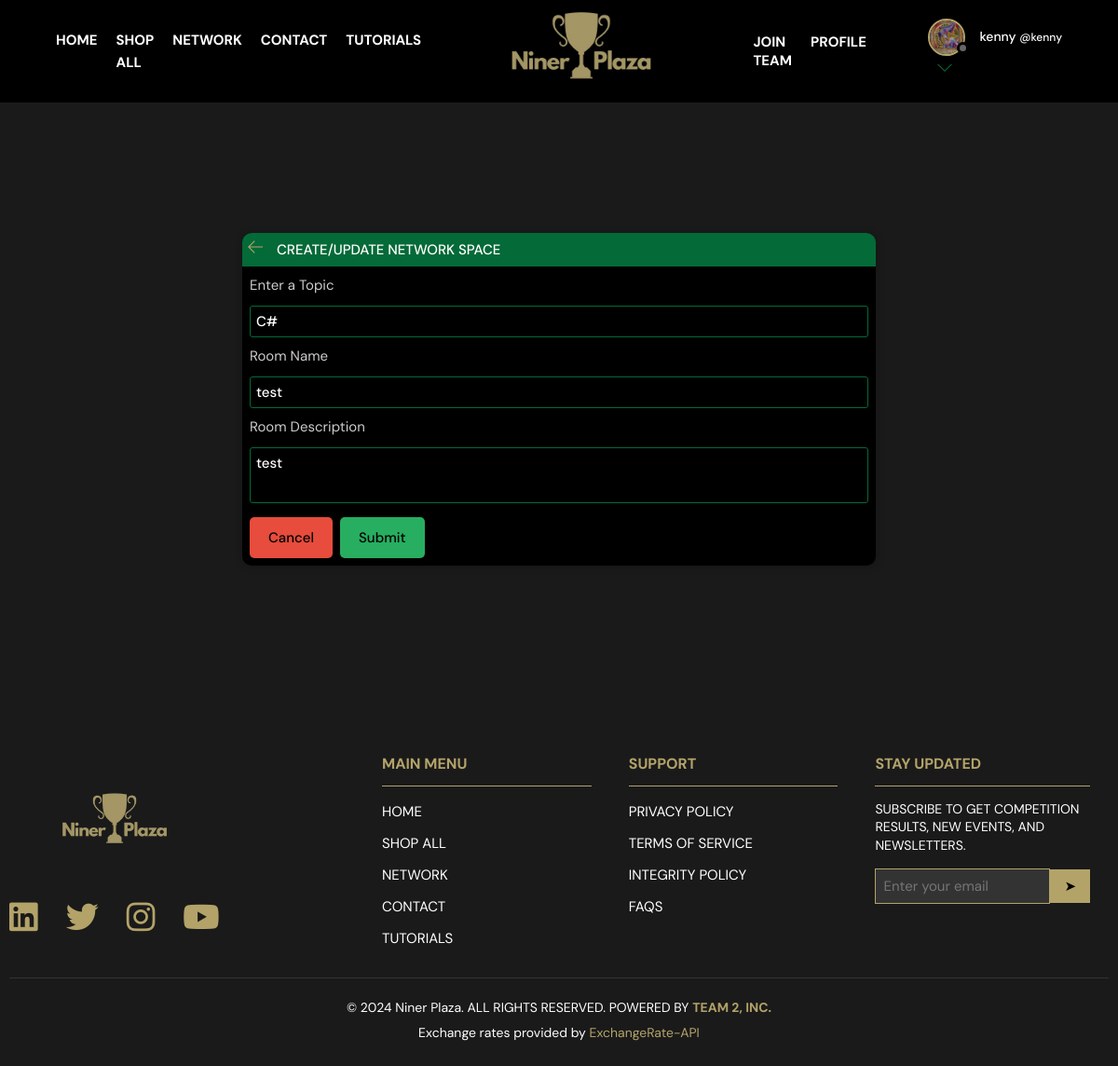
Page /update-room/2/ (signed in) on the committed database.
### base/models.py (models this page shows, shortened)
class User(AbstractUser):
    name = models.CharField(max_length=200, null=True)
    email = models.EmailField(unique=True, null=True)
    bio = models.TextField(null=True, blank=True)
    avatar = models.ImageField(null=True, default="avatar.svg")
    headline = models.CharField(max_length=200, null=True, blank=True)
    location = models.CharField(max_length=100, null=True, blank=True)
    website = models.URLField(max_length=200, null=True, blank=True)
    github = models.URLField(max_length=200, null=True, blank=True)
    linkedin = models.URLField(max_length=200, null=True, blank=True)
    resume = models.FileField(upload_to='resumes/', null=True, blank=True)
    resume_updated = models.DateTimeField(null=True, blank=True)
    is_sponsor = models.BooleanField(default=False)  # Added sponsor status
    USERNAME_FIELD = 'email'
    REQUIRED_FIELDS = ['username']

class Room(models.Model):
    host = models.ForeignKey(User, on_delete=models.SET_NULL, null=True)
    topic = models.ForeignKey(Topic, on_delete=models.SET_NULL, null=True)
    name = models.CharField(max_length=200)
    description = models.TextField(null=True, blank=True)
    participants = models.ManyToManyField(User, related_name='participants', blank=True)
    updated = models.DateTimeField(auto_now=True)
    created = models.DateTimeField(auto_now_add=True)
    class Meta:
        ordering = ['-updated', '-created']

class Topic(models.Model):
    name = models.CharField(max_length=200)

### base/views.py (the view, shortened to what this page needs)
# urls.py: path('update-room/<str:pk>/', views.updateRoom, name="update-room"),
@login_required(login_url = 'login')
def updateRoom(request, pk):
    room = Room.objects.get(id=pk)
    form = RoomForm(instance=room)
    topics = Topic.objects.all()
    if request.user != room.host:
        return HttpResponse('Your are not allowed here!')
    context = {'form': form, 'topics': topics, 'room': room}
    return render(request, 'base/room_form.html', context)

### base/forms.py
class RoomForm(ModelForm):
    class Meta:
        model = Room
        fields = '__all__'
        exclude = ['host', 'participants']

### templates/base/room_form.html (shortened to what this page needs)
{% extends 'main.html' %}
{% block content %}
<main class="create-room layout">
    <div class="container">
        <div class="layout__box">
            <div class="layout__boxHeader">
                <div class="layout__boxTitle">
                    <a href="{% url 'home' %}">
                        <svg version="1.1" xmlns="http://www.w3.org/2000/svg" width="32" height="32" viewBox="0 0 32 32">
                            <title>arrow-left</title>
                            <path
                                d="M13.723 2.286l-13.723 13.714 13.719 13.714 1.616-1.611-10.96-10.96h27.625v-2.286h-27.625l10.965-10.965-1.616-1.607z">
                            </path>
                        </svg>
                    </a>
                    <h3>Create/Update Network Space</h3>
                </div>
            </div>
            <div class="layout__body">
                <form class="form" action="" method="POST">
                    <div class="form__group">
                        <label for="room_topic">Enter a Topic</label>
                        <input required type="text" value="{{room.topic.name}}" name="topic" list="topic-list" />
                    </div>
                    <div class="form__group">
                        <label for="room_name">Room Name</label>
                        {{form.name}}
                    </div>
                    <div class="form__group">
                        <label for="room_description">Room Description</label>
                        {{form.description}}
                    </div>
                    <div class="form__action">
                        <a class="btn btn--main" style="background-color: #e74c3c;" href="{% url 'home' %}">Cancel</a>
                        <button class="btn btn--main" style="background-color: #27ae60;" type="submit">Submit</button>
                    </div>
                </form>
            </div>
        </div>
    </div>
</main>
{% endblock content %}

### templates/sticky_header.html (shortened to what this page needs)
{% load static %}
<header class="sticky-header">
    <nav class="nav-links">
        <ul>
            <li><a href="{% url 'landing' %}" class="{% if request.path == '/' %}active{% endif %}">HOME</a></li>
            <li><a href="{% url 'shop' %}" class="{% if 'shop' in request.path %}active{% endif %}">SHOP ALL</a></li>
            <li><a href="{% url 'home' %}" class="{% if 'network' in request.path %}active{% endif %}">NETWORK</a></li>
            <li><a href="{% url 'contact' %}" class="{% if 'contact' in request.path %}active{% endif %}">CONTACT</a></li>
            <li><a href="{% url 'tutorials' %}" class="{% if 'tutorials' in request.path %}active{% endif %}">TUTORIALS</a></li>
        </ul>
    </nav>
    <div class="logo-container">
        <a href="{% url 'landing' %}">
            <img src="{% static 'images/logo.png' %}" alt="Logo" class="logo">
        </a>
    </div>
    <div class="header__menu">
        {% if request.user.is_authenticated %}
        <nav class="nav-links right-nav">
            <ul>
                <li><a href="{% url 'join-team' %}" class="{% if 'join-team' in request.path %}active{% endif %}">JOIN TEAM</a></li>
                <li><a href="{% url 'profile' %}" class="{% if 'profile' in request.path %}active{% endif %}">PROFILE</a></li>
            </ul>
        </nav>
        <div>
            <a href="{% url 'update-user' %}">
                <div class="avatar avatar--medium">
                    <img src="{{request.user.avatar.url}}" />
                </div>
                <p>{{request.user.username}} <span>@{{request.user.username}}</span></p>
            </a>
            <button class="dropdown-button" data-dropdown="#dropdown-menu">
                <svg version="1.1" xmlns="http://www.w3.org/2000/svg" width="32" height="32" viewBox="0 0 32 32">
                    <title>chevron-down</title>
                    <path d="M16 21l-13-13h-3l16 16 16-16h-3l-13 13z"></path>
                </svg>
            </button>
        </div>
        {% else %}
        <a href="{% url 'login' %}" class="btn btn--main">Login</a>
        {% endif %}
    </div>
</header>

### rows in the picture
User: user.avatar (picture), user.username "kenny"
Room: topic "C#", name "test", description "test"
